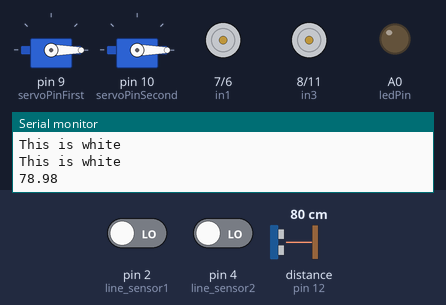
The sketch below on a simulated Arduino Uno, built with avr-gcc and run on an emulated ATmega328P. On the bench: 2 × servo, motor-driver pin pairs drawn as motors (green arrow = first pin HIGH = forward, orange = second pin HIGH = backward, longer = more drive, scaled by the enable pin), output pins drawn as LEDs (lit = HIGH), the last lines printed to the serial monitor. Wiring (inferred from the names in the program): ultrasonic range finder: trigger pin 13; echo pin 12. The inputs (shaded band) are chosen by the test bench; at power-on: pin 2 (line_sensor1) LOW, distance to the obstacle (sensor on pin 12) 80 cm, pin 4 (line_sensor2) LOW. The echo pulse lasts 58.3 µs per cm; pins used as bus, display or sensor lines are not drawn.

Above: at 2.0 s.
2.1 s: pin 2 (line_sensor1) driven HIGH
At 2.26 s:
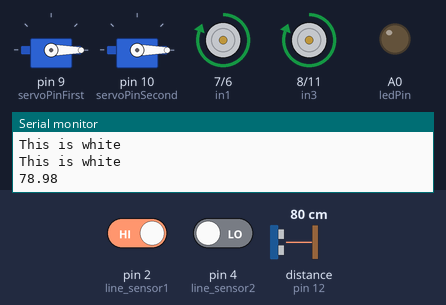
6.6 s: distance to the obstacle (sensor on pin 12) set to 23 cm
10.1 s: distance to the obstacle (sensor on pin 12) set to 19 cm
At 17.1 s:
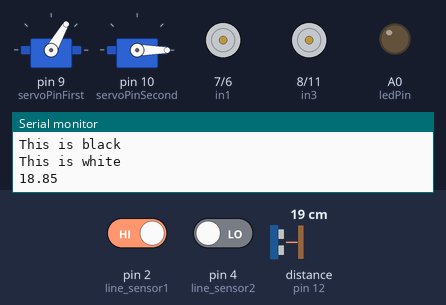
At 21.6 s:
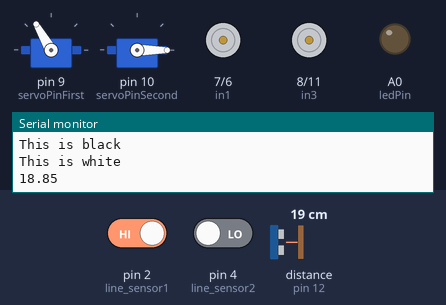
Timing chart, 0 to 30.8 s (numbered marks = the images above; inputs shaded):
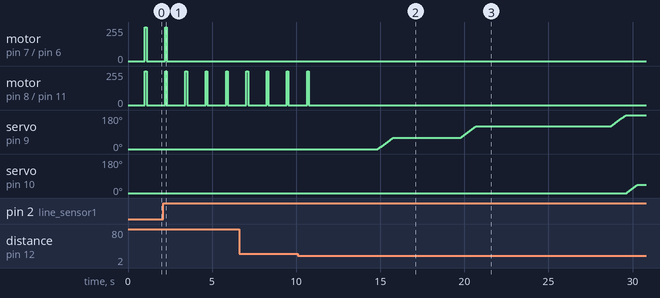

Measured:
- the behaviour switches between 21 and 20 cm on distance to the obstacle (sensor on pin 12) (found by bisection; images 1 and 2)
- after the input at 2.1 s, motor on pin 7 (in1) / pin 6 (in2): goes on until 2.3 s, then stays stopped
- after the input at 10.1 s, motor on pin 8 (in3) / pin 11 (in4): goes on until 10.7 s, then stays stopped; servo on pin 9 (servoPinFirst): moves from 0° to 180° over 14.8 s, starting after 4.8 s; servo on pin 10 (servoPinSecond): moves from 0° to 45° over 0.66 s, starting after 19.5 s
- by itself, motor on pin 8 (in3) / pin 11 (in4): alternates forward 255/255 for 0.10 s and stopped for 1.1 s

The sketch:

UTEK2020_Code.ino
```cpp
/* Pseudo Code
   First the robot must be autonomous (e.g. line sensor and detect the path)
   The robot must be able to detect the different "houses"
   Recognize how much timbits to provide
   Q: How are we dropping off the timbits?
   When does the robot know when to continue on path
*/
#include <Servo.h>

int line_sensor1 = 2; //left sensor
int colour1 = 0;
int line_sensor2 = 4; //right sensor
int colour2 = 0;

int echoPin = 12;
int trigPin = 13;

float t = 0;
float distance = 0;

#define enL 3
#define enR 5
int in1 = 7;  //MotorLeft
int in2 = 6;  //MotorLeft
int in3 = 8;  //MotorRight
int in4 = 11;  //MotorRight

Servo servo1;  // first servo
Servo servo2;  // second servo
int servoPinFirst = 9;
int servoPinSecond = 10;

int ledPin = A0; //analog pin

/*global variables*/
int servo1_from = 0, servo1_to = 60;
int servo2_from = 0, servo2_to = 45;
int timbits_to_unload[5] = {1,1,1,0,2};
int fcu = 1; //keep track of current house
int current_timbits_unloaded = 0;
int current_house = 0;

void moveFwd() {
  analogWrite(enL, 255);
  digitalWrite(in1, HIGH);
  digitalWrite(in2, LOW);
  analogWrite(enR, 255);
  digitalWrite(in3, HIGH);
  digitalWrite(in4, LOW);
}

void turnLeft() {
  analogWrite(enL, 0);
  digitalWrite(in1, LOW);
  digitalWrite(in2, LOW);
  analogWrite(enR, 255);
  digitalWrite(in3, HIGH);
  digitalWrite(in4, LOW);
}

void turnRight() {
  analogWrite(enL, 255);
  digitalWrite(in1, HIGH);
  digitalWrite(in2, LOW);
  analogWrite(enR, 0);
  digitalWrite(in3, LOW);
  digitalWrite(in4, LOW);
}

void moveStop() {
  analogWrite(enL, 0);
  digitalWrite(in1, HIGH);
  digitalWrite(in2, LOW);
  analogWrite(enR, 0);
  digitalWrite(in3, HIGH);
  digitalWrite(in4, LOW);
}

void activate_servo_1(int from, int to) {
  for (int angle = from; angle <= to; angle++) {
    servo1.write(angle);
    delay(15);
  }
}

void activate_servo_2(int from, int to) {
  for (int angle = from; angle <= to; angle++) {
    servo2.write(angle);
    delay(15);
  }
}

//use this for activating the servo
void activate_servo() {
  if (current_timbits_unloaded <= 2) {
    Serial.println("Activate Servo 1");
    activate_servo_1(servo1_from, servo1_to);
    servo1_from = servo1_from + 60;
    servo1_to = servo1_to + 60;
    current_timbits_unloaded++;
  }
  else if (current_timbits_unloaded > 2 && current_timbits_unloaded <= 5) {
    Serial.println("Activate Servo 2");
    activate_servo_2(servo2_from, servo2_to);
    servo2_from = servo2_from + 45;
    servo2_to = servo2_to + 45;
    current_timbits_unloaded++;
  }
}

/*********************************************************************/

void setup() {
  // put your setup code here, to run once:
  pinMode(line_sensor1, INPUT);

  pinMode(echoPin, INPUT);
  pinMode(trigPin, OUTPUT);

  pinMode(enL, OUTPUT);
  pinMode(enR, OUTPUT);
  pinMode(in1, OUTPUT);
  pinMode(in2, OUTPUT);
  pinMode(in3, OUTPUT);
  pinMode(in4, OUTPUT);

  servo1.attach(servoPinFirst);  // attaches the first servo
  servo1.write(0);
  servo2.attach(servoPinSecond); //attaches the second servo
  servo2.write(0);

  analogWrite(ledPin, 0);

  Serial.begin(9600);
}

void loop() {
  // put your main code here, to run repeatedly:

  //line sensor1
  colour1 = digitalRead(line_sensor1);
  if (colour1 == 1) {
    Serial.println("This is black");
  }
  else {
    Serial.println("This is white");
  }

  //line sensor2
  colour2 = digitalRead(line_sensor2);
  if (colour2 == 1) {
    Serial.println("This is black");
  }
  else {
    Serial.println("This is white");
  }

  //ultrasonic sensor
  digitalWrite(trigPin, LOW);
  delayMicroseconds(2);
  digitalWrite(trigPin, HIGH);
  delayMicroseconds(10);
  digitalWrite(trigPin, LOW);
  t = pulseIn(echoPin, HIGH);
  distance = (0.034 * t) / 2; //distance in cm
  Serial.println(distance);
  delay(1000);

  //when it detects the house
  if (distance <= 20) {
    current_house++;
    moveStop();
    delay(3000);

    for (int i = 0; i < timbits_to_unload[current_house]; i++) {
      activate_servo();
    }
  }
  else {
    if (colour1 != 1 && colour2 != 1) {
      moveFwd();
      delay(100);
      Serial.println("This moves forward");
      moveStop();
      delay(100);
    }
    else if (colour1 == 1 && colour2 != 1) {
      turnLeft();
      delay(100);
      Serial.println("This moves left");
      moveStop();
      delay(100);
    }
    else if (colour1 != 1 && colour2 == 1) {
      turnRight();
      delay(100);
      Serial.println("This moves right");
      moveStop();
      delay(100);
    }
    else {
      moveFwd();
    }
  }

  if (current_timbits_unloaded == 5) {
    analogWrite(ledPin, 255);
  }
}
```
